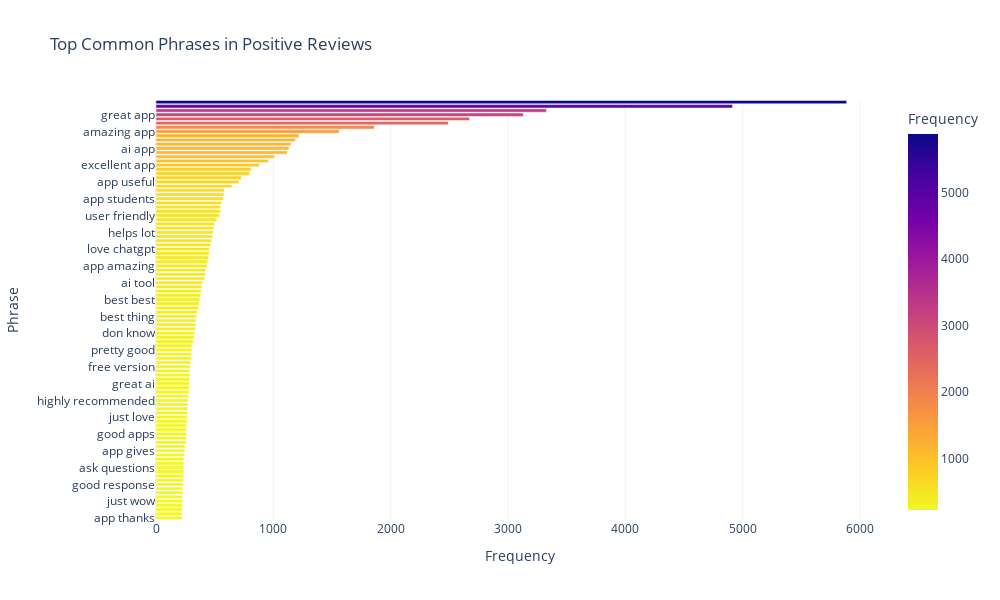

This figure's notebook cell:
### Markdown cell above
<h2 style="font-family: 'Roboto', sans-serif;font-size: 24px;">Analyzing what users like about ChatGPT </h2> 
<ul style="font-family: 'Merriweather', serif; font-size: 16px;">
    <li>Filtering the positive reviews.</li>
    <li>Extracting and analyzing the most common phrases and keywords from these positive reviews.</li>
</ul>

### Code cell
import re

positive_reviews = df[df['Sentiment']== 'Positive']['Review'] #filter the positive reviews

# use CountVectorizer to extract common phrases (n-grams)
vectorizer = CountVectorizer(ngram_range=(2, 3), stop_words='english', max_features=100)
X = vectorizer.fit_transform(positive_reviews)

# sum the counts of each phrase
phrase_counts = X.sum(axis=0)
phrases = vectorizer.get_feature_names_out()
phrase_freq = [(phrases[i], phrase_counts[0, i]) for i in range(len(phrases))]

# sort phrases by frequency
phrase_freq = sorted(phrase_freq, key=lambda x: x[1], reverse=True)

phrase_df = pd.DataFrame(phrase_freq, columns=['Phrase', 'Frequency'])

#choose a color palette 

color_palette = px.colors.sequential.Plasma_r

fig1 = px.bar(phrase_df,
             x='Frequency',
             y='Phrase',
             orientation='h',
             title='Top Common Phrases in Positive Reviews',
             labels={'Phrase': 'Phrase', 'Frequency': 'Frequency'},
             width=1000,
             height=600,
             color=phrase_df['Frequency'],  # Map color to frequency
            color_continuous_scale=color_palette  
)

fig1.update_layout(
    xaxis_title='Frequency',
    yaxis_title='Phrase',
    yaxis={'categoryorder':'total ascending',}
)

fig1.show()
fig1.write_image('plot1.png', engine='kaleido') # save the fig as a static

### Figure 1 — Plotly figure (JSON) as saved in the notebook; plotly's stock layout.template omitted (floating-point values rounded to 4 significant figures)
{"data": [{"alignmentgroup": "True", "hovertemplate": "Frequency=%{marker.color}<br>Phrase=%{y}<extra></extra>", "legendgroup": "", "marker": {"color": [5886, 4913, 3327, 3130, 2672, 2491, 1860, 1560, 1219, 1189, 1150, 1134, 1119, 1011, 958, 880, 810, 797, 727, 707, 646, 581, 579, 575, 558, 550, 549, 544, 519, 500, 492, 487, 482, 475, 465, 454, 454, 449, 441, 438, 424, 421, 416, 397, 392, 386, 379, 374, 369, 363, 352, 347, 342, 339, 336, 329, 326, 320, 306, 306, 304, 302, 299, 290, 289, 289, 288, 283, 282, 281, 277, 274, 271, 271, 267, 265, 265, 260, 260, 260, 258, 257, 248, 247, 242, 238, 237, 236, 236, 235, 234, 234, 229, 229, 227, 227, 224, 224, 222, 222], "coloraxis": "coloraxis", "pattern": {"shape": ""}}, "name": "", "offsetgroup": "", "orientation": "h", "showlegend": false, "textposition": "auto", "type": "bar", "x": [5886, 4913, 3327, 3130, 2672, 2491, 1860, 1560, 1219, 1189, 1150, 1134, 1119, 1011, 958, 880, 810, 797, 727, 707, 646, 581, 579, 575, 558, 550, 549, 544, 519, 500, 492, 487, 482, 475, 465, 454, 454, 449, 441, 438, 424, 421, 416, 397, 392, 386, 379, 374, 369, 363, 352, 347, 342, 339, 336, 329, 326, 320, 306, 306, 304, 302, 299, 290, 289, 289, 288, 283, 282, 281, 277, 274, 271, 271, 267, 265, 265, 260, 260, 260, 258, 257, 248, 247, 242, 238, 237, 236, 236, 235, 234, 234, 229, 229, 227, 227, 224, 224, 222, 222], "xaxis": "x", "y": ["good app", "best app", "nice app", "great app", "chat gpt", "best ai", "love app", "amazing app", "useful app", "really good", "easy use", "ai app", "app good", "really helpful", "helpful app", "excellent app", "app helpful", "app really", "good ai", "app useful", "app helps", "like app", "best ai app", "app students", "use app", "awesome app", "app best", "user friendly", "better google", "best friend", "app help", "helps lot", "app like", "app use", "app great", "highly recommend", "love chatgpt", "good application", "open ai", "app amazing", "app love", "wonderful app", "using app", "ai tool", "voice chat", "really like", "good work", "best best", "chatgpt app", "using chatgpt", "good experience", "best thing", "answers questions", "chatgpt best", "good helpful", "don know", "app just", "app app", "pretty good", "really love", "nice ai", "really great", "great tool", "free version", "answer questions", "just amazing", "web version", "great ai", "best application", "app used", "helpful students", "highly recommended", "good use", "really amazing", "app seen", "good job", "just love", "good apps", "really helps", "thanks chatgpt", "helped lot", "fantastic app", "language model", "app gives", "mind blowing", "useful students", "really useful", "android app", "ask questions", "app world", "good response", "super app", "best apps", "great experience", "just wow", "perfect app", "app nice", "really good app", "app thanks", "really nice"], "yaxis": "y"}], "layout": {"barmode": "relative", "coloraxis": {"colorbar": {"title": {"text": "Frequency"}}, "colorscale": [[0, "#f0f921"], [0.1111, "#fdca26"], [0.2222, "#fb9f3a"], [0.3333, "#ed7953"], [0.4444, "#d8576b"], [0.5556, "#bd3786"], [0.6667, "#9c179e"], [0.7778, "#7201a8"], [0.8889, "#46039f"], [1, "#0d0887"]]}, "height": 600, "legend": {"tracegroupgap": 0}, "title": {"text": "Top Common Phrases in Positive Reviews"}, "width": 1000, "xaxis": {"anchor": "y", "domain": [0, 1], "title": {"text": "Frequency"}}, "yaxis": {"anchor": "x", "categoryorder": "total ascending", "domain": [0, 1], "title": {"text": "Phrase"}}}}
